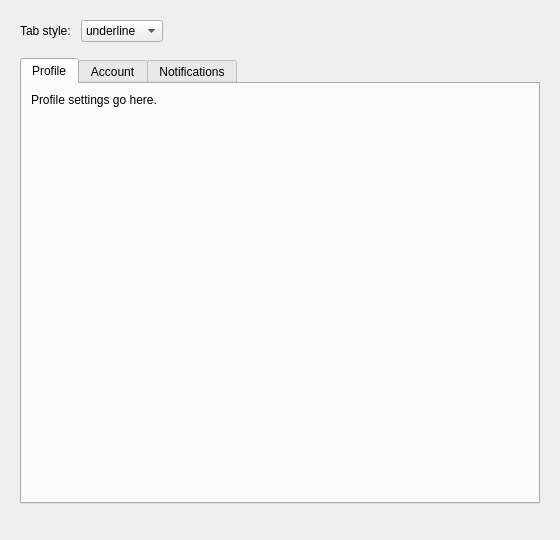
<?xml version="1.0" encoding="UTF-8"?>
<ui version="4.0">
 <class>MainWindow</class>
 <widget class="QMainWindow" name="MainWindow">
  <property name="geometry">
   <rect>
    <x>0</x>
    <y>0</y>
    <width>560</width>
    <height>540</height>
   </rect>
  </property>
  <property name="windowTitle">
   <string>QCustomTabWidget + QCustomAccordion</string>
  </property>
  <widget class="QWidget" name="centralwidget">
   <layout class="QVBoxLayout" name="rootLayout">
    <property name="spacing">
     <number>16</number>
    </property>
    <property name="leftMargin">
     <number>20</number>
    </property>
    <property name="topMargin">
     <number>20</number>
    </property>
    <property name="rightMargin">
     <number>20</number>
    </property>
    <property name="bottomMargin">
     <number>20</number>
    </property>
    <item>
     <layout class="QHBoxLayout" name="styleRow">
      <property name="spacing">
       <number>10</number>
      </property>
      <item>
       <widget class="QLabel" name="styleLabel">
        <property name="text">
         <string>Tab style:</string>
        </property>
       </widget>
      </item>
      <item>
       <widget class="QCustomComboBox" name="styleBox">
        <property name="editable">
         <bool>false</bool>
        </property>
        <item>
         <property name="text">
          <string>underline</string>
         </property>
        </item>
        <item>
         <property name="text">
          <string>pills</string>
         </property>
        </item>
        <item>
         <property name="text">
          <string>enclosed</string>
         </property>
        </item>
       </widget>
      </item>
      <item>
       <spacer name="styleSpacer">
        <property name="orientation">
         <enum>Qt::Horizontal</enum>
        </property>
        <property name="sizeHint" stdset="0">
         <size>
          <width>40</width>
          <height>20</height>
         </size>
        </property>
       </spacer>
      </item>
     </layout>
    </item>
    <item>
     <widget class="QCustomTabWidget" name="tabs">
      <property name="currentIndex">
       <number>0</number>
      </property>
      <widget class="QWidget" name="profilePage">
       <attribute name="title">
        <string>Profile</string>
       </attribute>
       <layout class="QVBoxLayout" name="profileLayout">
        <item>
         <widget class="QLabel" name="profileLabel">
          <property name="text">
           <string>Profile settings go here.</string>
          </property>
         </widget>
        </item>
        <item>
         <spacer name="profileSpacer">
          <property name="orientation">
           <enum>Qt::Vertical</enum>
          </property>
          <property name="sizeHint" stdset="0">
           <size>
            <width>20</width>
            <height>40</height>
           </size>
          </property>
         </spacer>
        </item>
       </layout>
      </widget>
      <widget class="QWidget" name="accountPage">
       <attribute name="title">
        <string>Account</string>
       </attribute>
       <layout class="QVBoxLayout" name="accountLayout">
        <item>
         <widget class="QLabel" name="accountLabel">
          <property name="text">
           <string>Account settings go here.</string>
          </property>
         </widget>
        </item>
        <item>
         <spacer name="accountSpacer">
          <property name="orientation">
           <enum>Qt::Vertical</enum>
          </property>
          <property name="sizeHint" stdset="0">
           <size>
            <width>20</width>
            <height>40</height>
           </size>
          </property>
         </spacer>
        </item>
       </layout>
      </widget>
      <widget class="QWidget" name="notificationsPage">
       <attribute name="title">
        <string>Notifications</string>
       </attribute>
       <layout class="QVBoxLayout" name="notificationsLayout">
        <item>
         <widget class="QLabel" name="notificationsLabel">
          <property name="text">
           <string>Notification settings go here.</string>
          </property>
         </widget>
        </item>
        <item>
         <spacer name="notificationsSpacer">
          <property name="orientation">
           <enum>Qt::Vertical</enum>
          </property>
          <property name="sizeHint" stdset="0">
           <size>
            <width>20</width>
            <height>40</height>
           </size>
          </property>
         </spacer>
        </item>
       </layout>
      </widget>
     </widget>
    </item>
    <item>
     <widget class="QCustomAccordion" name="accordion" native="true"/>
    </item>
   </layout>
  </widget>
 </widget>
 <customwidgets>
  <customwidget>
   <class>QCustomComboBox</class>
   <extends>QComboBox</extends>
   <header>Custom_Widgets.QCustomComboBox</header>
  </customwidget>
  <customwidget>
   <class>QCustomTabWidget</class>
   <extends>QTabWidget</extends>
   <header>Custom_Widgets.QCustomTabWidget</header>
  </customwidget>
  <customwidget>
   <class>QCustomAccordion</class>
   <extends>QWidget</extends>
   <header>Custom_Widgets.QCustomAccordion</header>
   <container>1</container>
  </customwidget>
 </customwidgets>
 <resources/>
 <connections/>
</ui>
